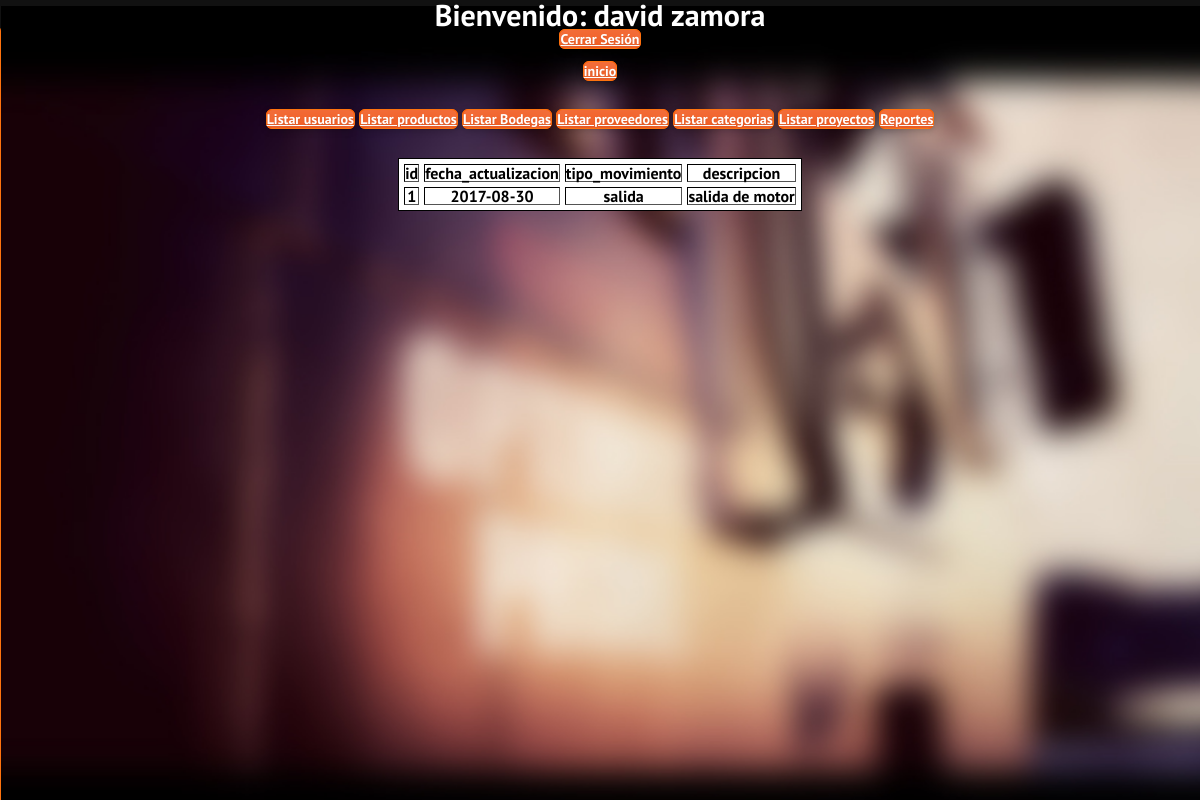
Screenshot of /listarMovimientosInventario.php?inventarioId=1 (signed in) with the database file from the repository.
### tables this page shows
CREATE TABLE `movimiento_inventario` (
  `id` int(11) NOT NULL AUTO_INCREMENT,
  `fecha_actualizacion` date NOT NULL,
  `tipo_movimiento` enum('entrada','salida') NOT NULL,
  `descripcion` varchar(100) NOT NULL,
  `inventario_id` int(11) NOT NULL,
  PRIMARY KEY (`id`),
  KEY `fk_movimiento_inventario_inventario1_idx` (`inventario_id`),
  CONSTRAINT `fk_movimiento_inventario_inventario1` FOREIGN KEY (`inventario_id`) REFERENCES `inventario` (`id`) ON DELETE NO ACTION ON UPDATE NO ACTION
);

### DAO/MovimientoInventarioDAO.php (called while the page is built, shortened)
<?php
	class MovimientoInventarioDAO
	{
		function listarMovimientos($id){
			$con = conexion::getConexion();
			$query = $con->prepare("SELECT * FROM movimiento_inventario WHERE inventario_id = :id");
			$query->bindParam(":id", $id, PDO::PARAM_INT);
			$query->execute();
			$filas = $query->fetchAll(PDO::FETCH_OBJ);
			return $filas;
		}
	}
 ?>

### listarMovimientosInventario.php (the view, shortened to what this page needs)
<?php
	require('DAO/MovimientoInventarioDAO.php');
	if(isset($_SESSION['rol']) || $_SESSION['rol'] === 1){
		$id = $_GET['inventarioId'];
		$movimientoInventarioDAO = new MovimientoInventarioDAO();
		$filas = $movimientoInventarioDAO->listarMovimientos($id);
 ?>
 <!DOCTYPE html>
 <html>
	 <head>
	 	<?php include("template/template.php"); ?>
	 </head>
	 <body>
	 	<table border="1" cellspacing="5" >
	 		<thead>
	 				<th>id</th>
	 				<th>fecha_actualizacion</th>
	 				<th>tipo_movimiento</th>
	 				<th>descripcion</th>
	 		</thead>
	 		<tbody>
	 			<?php foreach ($filas as $fila): ?>
	 				<tr>
	 					<th><?php echo $fila->id; ?></th>
	 					<th><?php echo $fila->fecha_actualizacion; ?></th>
	 					<th><?php echo $fila->tipo_movimiento; ?></th>
	 					<th><?php echo $fila->descripcion; ?></th>
	 			<?php endforeach ?>
	 		</tbody>
	 	</table>
	 	<br>
	 </body>
 </html>
<?php
		}
?>

### assets/css/supersized.css (style rules this page uses)
* { margin:0; padding:0; }
body { background:#111; height:100%; }

### assets/css/style.css (style rules this page uses)
body { background: #f8f8f8; font-family: 'PT Sans', Helvetica, Arial, sans-serif; text-align: center; color: #fff; }

### rows the page displays
movimiento_inventario: id "1", fecha_actualizacion "2017-08-30", tipo_movimiento "salida", descripcion "salida de motor"
